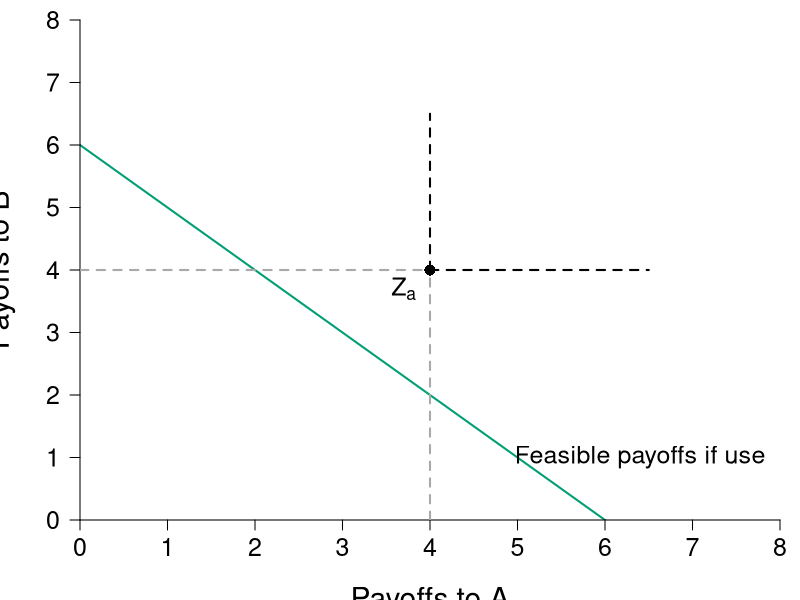

Write R code to recreate this figure.
require(ggplot2)
require(shape)
require(plotrix)

pdf(file = "what_can_markets_do/coase_bargaining_initial_right_A.pdf", width = 9, height = 7)

#Set parameters for graphics
namesize <- 1.3
pointsize <- 1.8
axislabelsize <- 1.8
labelsize <- 1.5
namesize <- 1.8
annotatesize <- 1.5
graphlinewidth <- 2
segmentlinewidth <- 1.5



#Colors
COL <- c("#7fc97f", "#beaed4", "#fdc086", "#ffff99", "#386cb0", "#f0027f", "#bf5b17", "#666666")
COLA <- c("#99d8c9","#66c2a4","#41ae76", "#238b45", "#005824")
COLB <- c("#4eb3d3", "#2b8cbe", "#0868ac","#084081")
grays <- gray.colors(25, start = 1, end = 0)
CBCols <- c("#009E73","#0072B2","#E69F00","#CC79A7", "#F0E442")

upf <- function(ub) {
  6 - ub
}


uA <- function(xA, yA, alpha = 1/2){
  ((xA)^alpha)*((yA)^(1 - alpha))
}


par(mar =  c(4, 4, 1, 1))
xlims <- c(0, 8)
ylims <- c(0, 8)


plot(0, 0, xlim = xlims, ylim = ylims, type = "n",
     xlab = "",
     ylab = "",
     xaxt = "n", 
     yaxt = "n", 
     cex.lab = axislabelsize, 
     bty = "n",
     xaxs="i", 
     yaxs="i")

npts <- 500 
npts2 <- 501
#Specify the sequences of points for graphing. 
xx1 <- seq(xlims[1], xlims[2], length.out = npts)
xx2 <- seq(xlims[1], xlims[2], length.out = npts)
xx3 <- seq(xlims[1], xlims[2], length.out = npts2)

text(0.5*xlims[2], -1.3, expression(paste("Payoffs to A")), xpd = TRUE, cex = axislabelsize) 
text(-0.9, 0.5*ylims[2], expression(paste("Payoffs to B")), xpd = TRUE, cex = axislabelsize, srt = 90) 


#Draw the lines for the graphs
lines(xx1, upf(xx1), col = CBCols[1], lwd = graphlinewidth)

#Customize ticks and labels for the plot
ticksy <- seq(from = ylims[1], to = ylims[2], by = 1)
ylabels <- seq(from = ylims[1], to = ylims[2], by = 1)
ticksx <- seq(from =  xlims[1], to = xlims[2], by = 1)
xlabels <- seq(from = xlims[1], to = xlims[2], by = 1)
axis(1, at = ticksx, pos = 0, labels = xlabels, cex.axis = labelsize)
axis(2, at = ticksy, pos = 0, labels = ylabels, las = 1, cex.axis = labelsize)


#segments:
segments(4,  0, 4, 4, lty = 2, col = "darkgray", lwd = 2)
segments(0, 4, 4, 4, lty = 2, col = "darkgray", lwd = 2)

#segments(1,  0, 1, 5, lty = 2, col = "darkgray", lwd = 2)
#segments(0, 5, 1, 5, lty = 2, col = "darkgray", lwd = 2)

segments(4,  4, 6.5, 4, lty = 2, col = "black", lwd = 2)
segments(4, 4, 4, 6.5, lty = 2, col = "black", lwd = 2)


#points:
points(4,  4, pch = 16, col = "black", cex = 1.5)
text(4-0.3,  4-0.3, expression(Z[a]), cex = annotatesize)

#points(1, 5, pch = 16, col = "black", cex = 1.5)
#text(1 - 0.3, 5 - 0.3, expression(Z[b]), cex = annotatesize)

#label
text(6.4, 1, expression("Feasible payoffs if use"), cex = annotatesize)


dev.off()
